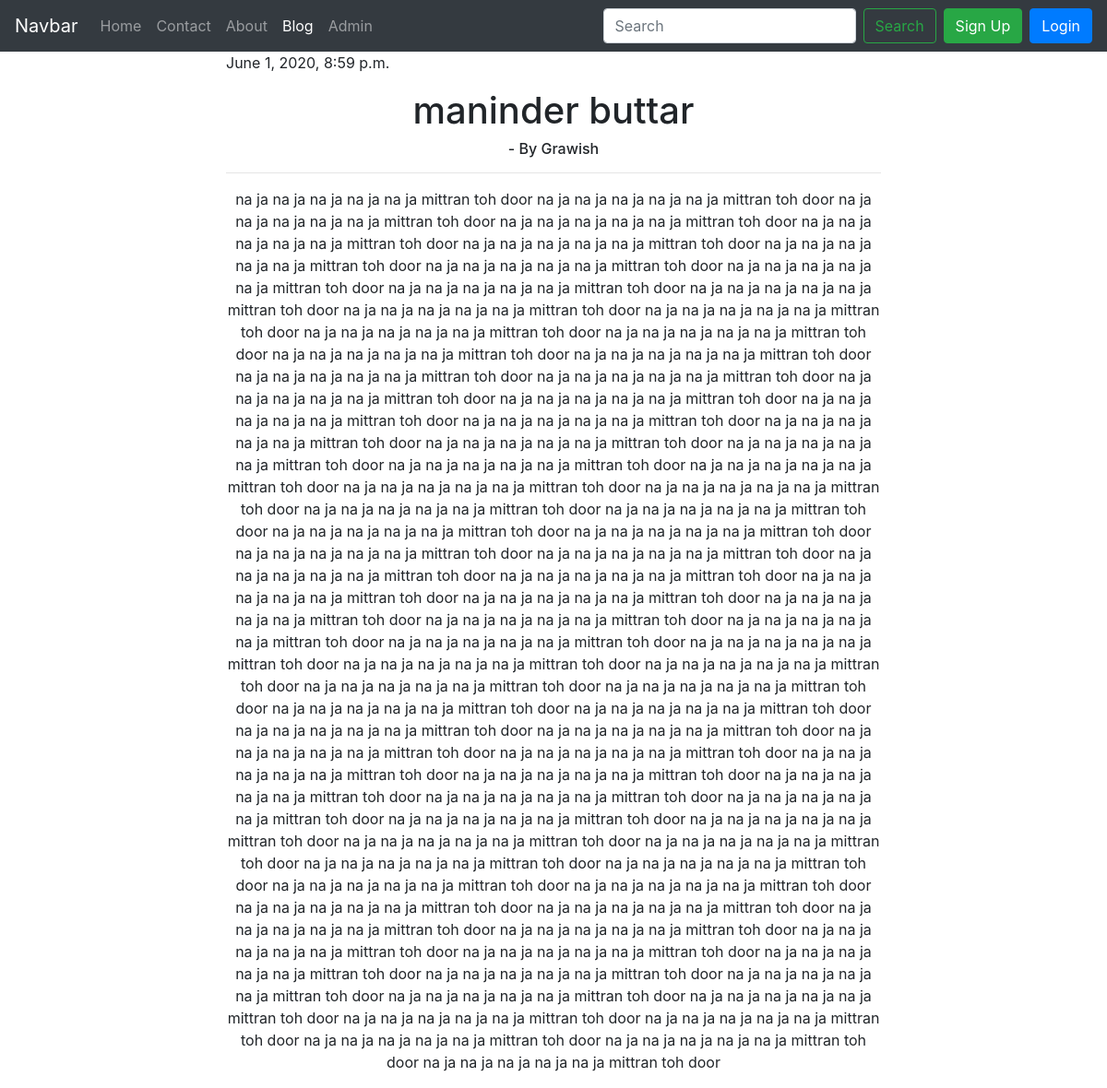
Page /blog/maninder-buttar on the committed database.
### blog/models.py (models this page shows)
class Blogpost(models.Model):
    sno = models.AutoField(primary_key=True)
    title = models.CharField(max_length=100, default="")
    Content = models.TextField(max_length=10000, default="")
    author = models.CharField(max_length=10, default="")
    slug = models.CharField(max_length=100, default="")
    Timestamp = models.DateTimeField(blank=True)
    def __str__(self):
        return str(self.sno) + '. ' + self.title + ' by ' + self.author

### blog/views.py (the view)
# urls.py: path('<str:slug>', views.BlogPost, name='BlogPost'),
def BlogPost(request, slug):
    allposts = Blogpost.objects.all()
    mypost = ""
    exist = False
    if Blogpost.objects.filter(slug=slug).exists():
        mypost = Blogpost.objects.filter(slug=slug).first()
        exist = True
        print(mypost)
    return render(request, 'blog/blogPost.html', {'post': mypost, 'exist': exist})

### templates/blog/blogPost.html (shortened to what this page needs)
{% extends 'base.html' %}
{% block blog %}
    active
{% endblock %}
{% block body %}
    <div class="container" align="center">
        {% if exist %}
            <div class="col-8">
                <p align="left">{{ post.Timestamp }}</p>
                <h1 style="text-align: center;">{{ post.title }}</h1>
                <h6 style="text-align: center;">- By {{ post.author }}</h6>
                <hr>
                <p>{{ post.Content }}</p>
            </div>
        {% endif %}
    </div>
{% endblock %}

### rows in the picture
Blogpost: Timestamp "June 1, 2020, 8:59 p.m.", title "maninder buttar", author "Grawish", Content "na ja na ja na ja na ja na ja mittran toh door na ja na ja na ja na ja na ja mittran toh door na ja na ja na ja na ja na ja mittran toh door na ja na ja na ja na ja na ja mittran toh door na ja na ja na ja na ja na ja mittran toh door na ja na ja na ja na ja na ja mittran toh door na ja na ja na ja na ja na ja mittran toh door na ja na ja na ja na ja na ja mittran toh door na ja na ja na ja na ja na ja mittran toh door na ja na ja na ja na ja na ja mittran toh door na ja na ja na ja na ja na ja mittran toh door na ja na ja na ja na ja na ja mittran toh door na ja na ja na ja na ja na ja mittran toh door na ja na ja na ja na ja na ja mittran toh door na ja na ja na ja na ja na ja mittran toh…"
